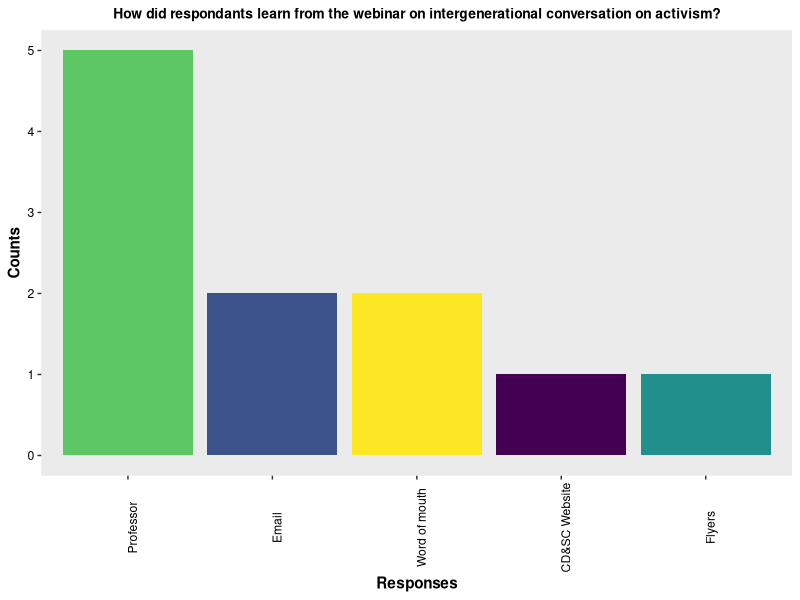
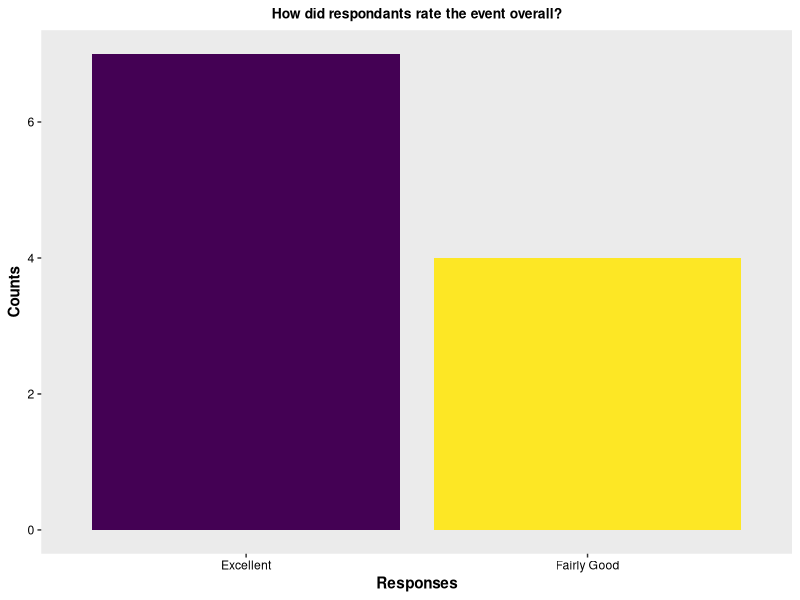
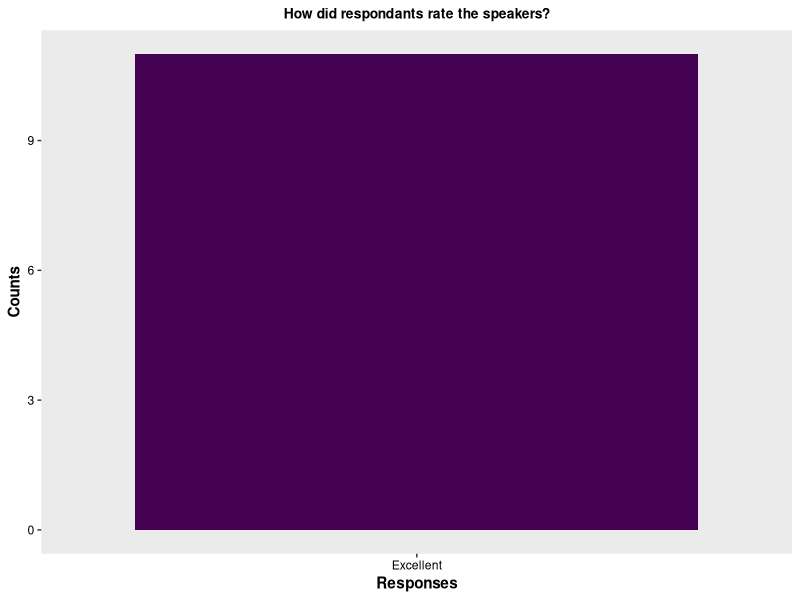
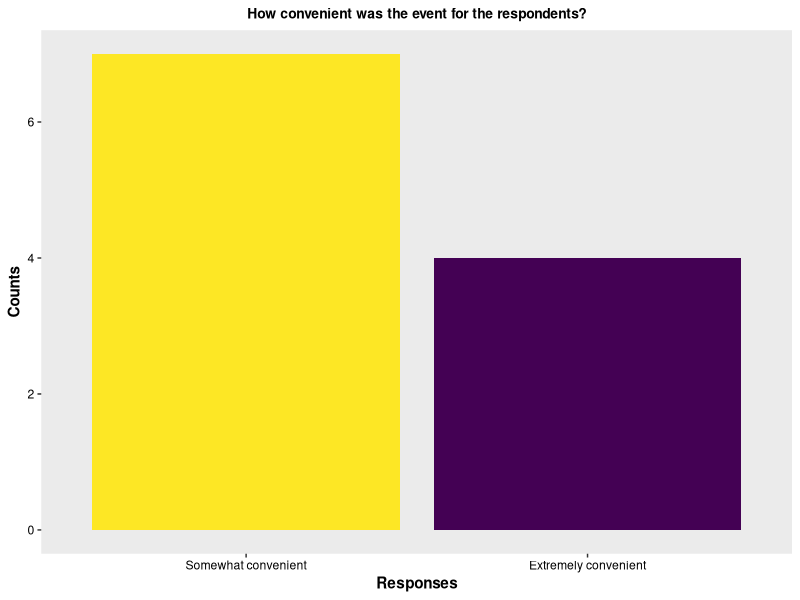
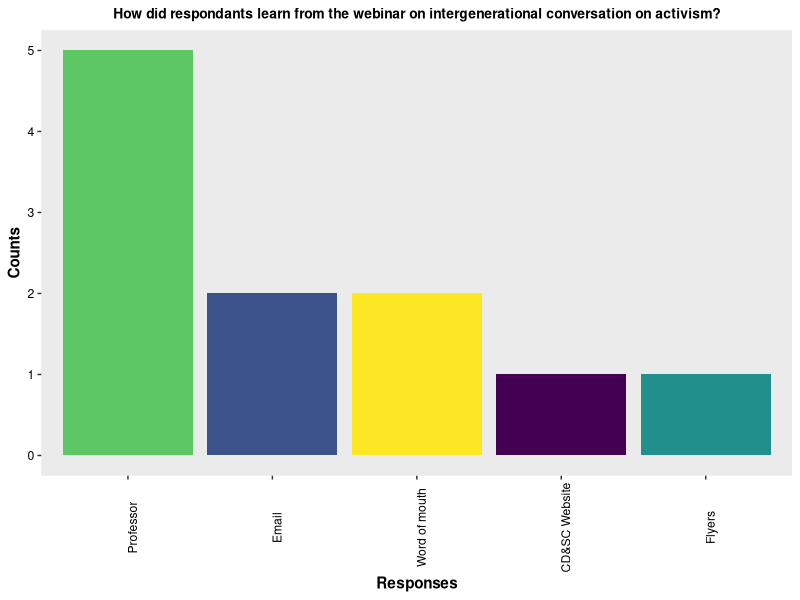
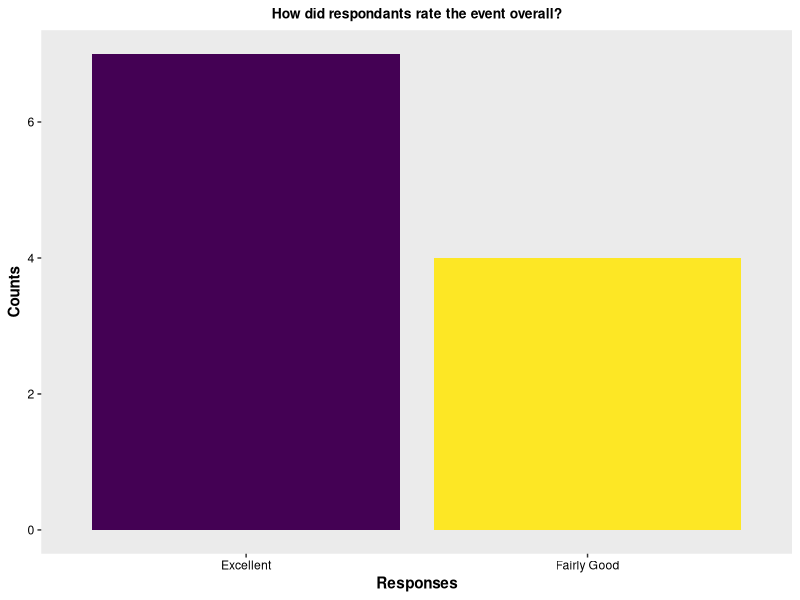
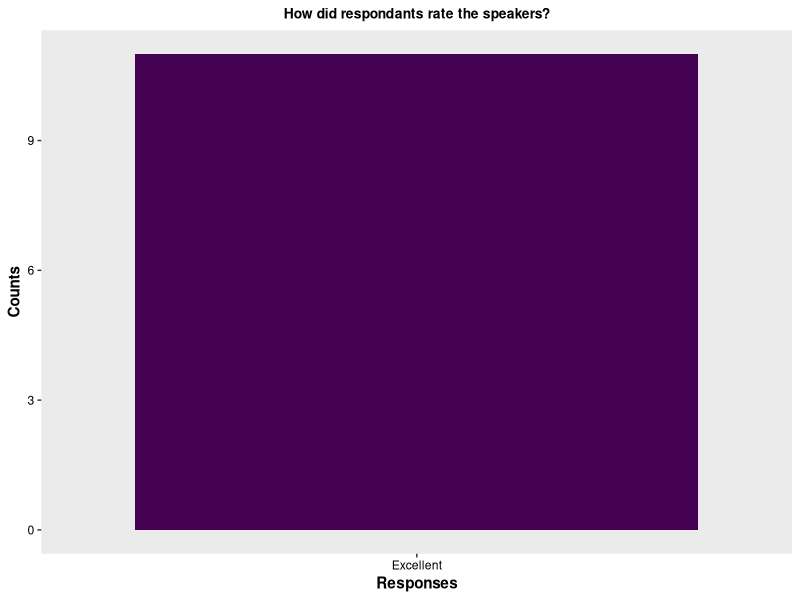
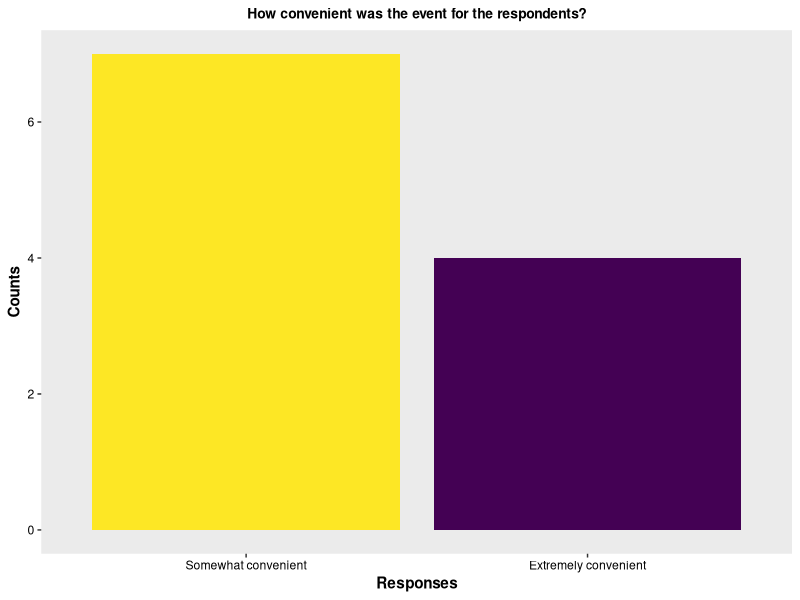

Reproduce these figures in R, in order. (Note: this script raises an error after producing the figures.)
#### Intergenerational Conversation Webinar ####
#### Created by: Vivian Vy Le ####
#### Updated on: 2022-05-17 ####

#### Load library ####
library(tidyverse)
library(here)
library(ggplot2)


#### Load data ####
intergen <- read_csv(here("Data", "intergenerational_convo.csv"))


#### View data ####
view(intergen)


#### Data analysis ####
intergen_clean <- intergen %>%
  select(participants, overall_rating, speaker_rating, advertisement, event_timing, audience_learning) %>%
  rowwise() %>%
  mutate(advertisement_choices = str_split(advertisement, pattern = ";")) %>%
  ungroup() %>%
  unnest(advertisement_choices)
view(intergen_clean)

advertisement_data <- intergen_clean %>%
  count(advertisement_choices)
view(advertisement_data)

data <- intergen_clean %>%
  mutate(overall_rating = factor(overall_rating,
                               levels = c("Excellent", "Fairly Good", "Not Good at All"))) %>%
  mutate(speaker_rating = factor(speaker_rating,
                                 levels = c("Excellent", "Fairly Good", "Not Good at All"))) %>%
  mutate(event_timing = factor(event_timing,
                               levels = c("Extremely convenient", "Somewhat convenient", "Not at all convenient"))) %>%
  mutate(audience_learning = factor(audience_learning,
                                    levels = c("Very much", "Somewhat", "Not much")))
view(data)

overall_rating <- data %>%
  count(overall_rating)

speaker_rating <- data %>%
  count(speaker_rating)

event_timing <- data %>%
  count(event_timing)

audience_data <- data %>%
  count(audience_learning)


#### plot ####
advertisement_data %>%
  ggplot(aes(x = reorder(advertisement_choices, -n), y = n, fill = advertisement_choices)) +
  geom_col() +
  labs(title = "How did respondants learn from the webinar on intergenerational conversation on activism?",
       x = "Responses",
       y = "Counts") +
  theme(plot.title = element_text(hjust = 0.5,
                                  size = 10,
                                  face = "bold"),
        axis.title = element_text(face = "bold"),
        axis.text.x = element_text(color = "#000000",
                                   angle = 90),
        axis.text.y = element_text(color = "#000000"),
        panel.grid.major = element_blank(),
        panel.grid.minor = element_blank()) +
  scale_fill_viridis_d() +
  guides(fill = FALSE)
ggsave(here("Output", "intergenerational", "advertisement.png"), width = 8, height = 5)


overall_rating %>%
  ggplot(aes(x = reorder(overall_rating, -n), y = n, fill = overall_rating)) +
  geom_col() +
  labs(title = "How did respondants rate the event overall?",
       x = "Responses",
       y = "Counts") +
  theme(plot.title = element_text(hjust = 0.5,
                                  size = 10,
                                  face = "bold"),
        axis.title = element_text(face = "bold"),
        axis.text.x = element_text(color = "#000000"),
        axis.text.y = element_text(color = "#000000"),
        panel.grid.major = element_blank(),
        panel.grid.minor = element_blank()) +
  scale_fill_viridis_d() +
  guides(fill = FALSE)
ggsave(here("Output", "intergenerational", "event_rating.png"), width = 6, height = 5)

speaker_rating %>%
  ggplot(aes(x = reorder(speaker_rating, -n), y = n, fill = speaker_rating)) +
  geom_col() +
  labs(title = "How did respondants rate the speakers?",
       x = "Responses",
       y = "Counts") +
  theme(plot.title = element_text(hjust = 0.5,
                                  size = 10,
                                  face = "bold"),
        axis.title = element_text(face = "bold"),
        axis.text.x = element_text(color = "#000000"),
        axis.text.y = element_text(color = "#000000"),
        panel.grid.major = element_blank(),
        panel.grid.minor = element_blank()) +
  scale_fill_viridis_d() +
  guides(fill = FALSE)
ggsave(here("Output", "intergenerational", "speaker_rating.png"), width = 6, height = 5)

event_timing %>%
  ggplot(aes(x = reorder(event_timing, -n), y = n, fill = event_timing)) +
  geom_col() +
  labs(title = "How convenient was the event for the respondents?",
       x = "Responses",
       y = "Counts") +
  theme(plot.title = element_text(hjust = 0.5,
                                  size = 10,
                                  face = "bold"),
        axis.title = element_text(face = "bold"),
        axis.text.x = element_text(color = "#000000"),
        axis.text.y = element_text(color = "#000000"),
        panel.grid.major = element_blank(),
        panel.grid.minor = element_blank()) +
  scale_fill_viridis_d() +
  guides(fill = FALSE)
ggsave(here("Output", "intergenerational", "convenience_of_event.png"), width = 6, height = 5)

learning_data %>%
  ggplot(aes(x = reorder(audience_learning, -n), y = n, fill = audience_learning)) +
  geom_col() +
  labs(title = "Did the respondents learn from the event?",
       x = "Responses",
       y = "Counts") +
  theme(plot.title = element_text(hjust = 0.5,
                                  size = 10,
                                  face = "bold"),
        axis.title = element_text(face = "bold"),
        axis.text.x = element_text(color = "#000000"),
        axis.text.y = element_text(color = "#000000"),
        panel.grid.major = element_blank(),
        panel.grid.minor = element_blank()) +
  scale_fill_viridis_d() +
  guides(fill = FALSE)
ggsave(here("Output", "intergenerational", "audience_learning.png"), width = 6, height = 5)
